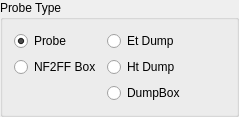
              <widget class="QGroupBox" name="groupBox_7">
               <property name="title">
                <string>Probe Type</string>
               </property>
               <layout class="QGridLayout" name="gridLayout_25">
                <item row="1" column="1">
                 <widget class="QRadioButton" name="etDumpProbeRadioButton">
                  <property name="text">
                   <string>Et Dump</string>
                  </property>
                  <property name="checked">
                   <bool>false</bool>
                  </property>
                 </widget>
                </item>
                <item row="3" column="1">
                 <widget class="QRadioButton" name="dumpboxProbeRadioButton">
                  <property name="text">
                   <string>DumpBox</string>
                  </property>
                  <property name="checked">
                   <bool>false</bool>
                  </property>
                 </widget>
                </item>
                <item row="1" column="0">
                 <widget class="QRadioButton" name="probeProbeRadioButton">
                  <property name="text">
                   <string>Probe</string>
                  </property>
                  <property name="checked">
                   <bool>true</bool>
                  </property>
                 </widget>
                </item>
                <item row="3" column="2">
                 <spacer name="horizontalSpacer_49">
                  <property name="orientation">
                   <enum>Qt::Horizontal</enum>
                  </property>
                  <property name="sizeHint" stdset="0">
                   <size>
                    <width>40</width>
                    <height>20</height>
                   </size>
                  </property>
                 </spacer>
                </item>
                <item row="2" column="1">
                 <widget class="QRadioButton" name="htDumpProbeRadioButton">
                  <property name="text">
                   <string>Ht Dump</string>
                  </property>
                  <property name="checked">
                   <bool>false</bool>
                  </property>
                 </widget>
                </item>
                <item row="2" column="0">
                 <widget class="QRadioButton" name="nf2ffBoxProbeRadioButton">
                  <property name="sizePolicy">
                   <sizepolicy hsizetype="Minimum" vsizetype="Minimum">
                    <horstretch>0</horstretch>
                    <verstretch>0</verstretch>
                   </sizepolicy>
                  </property>
                  <property name="text">
                   <string>NF2FF Box</string>
                  </property>
                 </widget>
                </item>
               </layout>
              </widget>
